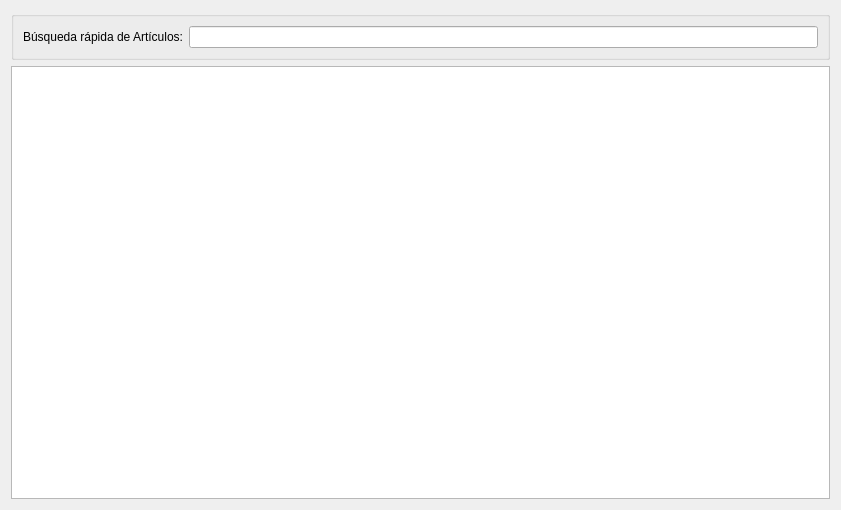
<?xml version="1.0" encoding="UTF-8"?>
<ui version="4.0">
 <class>Form</class>
 <widget class="QWidget" name="Form">
  <property name="geometry">
   <rect>
    <x>0</x>
    <y>0</y>
    <width>841</width>
    <height>510</height>
   </rect>
  </property>
  <property name="windowTitle">
   <string>Form</string>
  </property>
  <layout class="QGridLayout" name="gridLayout_2" rowstretch="10,90">
   <item row="0" column="0">
    <widget class="QGroupBox" name="groupBox">
     <property name="title">
      <string/>
     </property>
     <layout class="QGridLayout" name="gridLayout">
      <item row="0" column="0">
       <widget class="QLabel" name="label">
        <property name="text">
         <string>Búsqueda rápida de Artículos:</string>
        </property>
       </widget>
      </item>
      <item row="0" column="1">
       <widget class="QLineEdit" name="lineEdit">
        <property name="sizePolicy">
         <sizepolicy hsizetype="Expanding" vsizetype="Expanding">
          <horstretch>0</horstretch>
          <verstretch>0</verstretch>
         </sizepolicy>
        </property>
       </widget>
      </item>
     </layout>
    </widget>
   </item>
   <item row="1" column="0">
    <widget class="QTableWidget" name="tableWidget"/>
   </item>
  </layout>
 </widget>
 <resources/>
 <connections/>
</ui>
